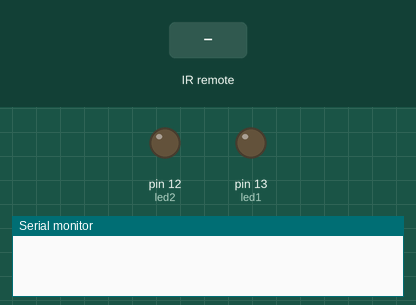
This sketch was run on a simulated Arduino Uno, built with avr-gcc and run on an emulated ATmega328P. Parts: output pins drawn as LEDs (lit = HIGH), the last lines printed to the serial monitor. Dashed ring = blinking. The inputs (shaded band) are chosen by the test bench.

Above: at 1.2 s.
1.3 s: infrared code 0x20DFC837 received
At 1.8 s:
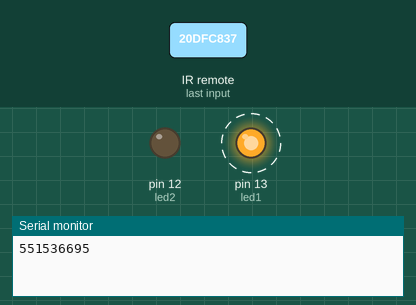
4.3 s: infrared code 0x20DF10EF received
At 5.0 s:
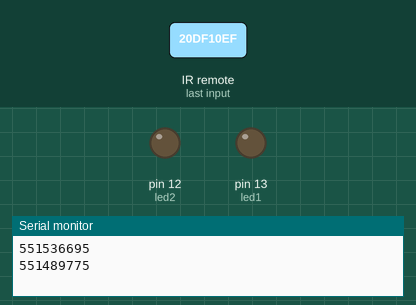
5.8 s: infrared code 0x20DF8877 received
At 7.0 s:
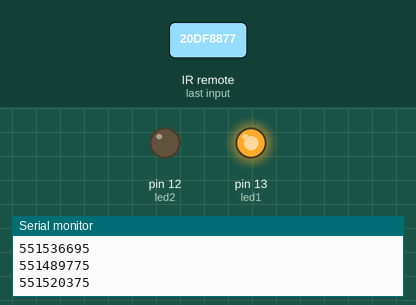
7.3 s: infrared code 0x20DF48B7 received
At 8.1 s:
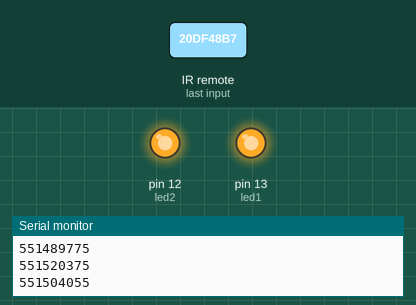
Timing chart, 0 to 9.8 s (numbered marks = the images above; inputs shaded):
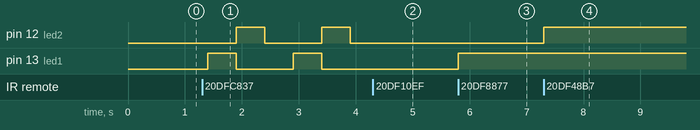

The sketch:

remote1.ino
```cpp
/*
 *  Controlling a RGB LED with a TV Remote
 *
 *  Modified IRrecvDemo example from Ken Shirriff IRremote Library
 *  Ken Shirriff
 *  http://arcfn.com
 *
 *  Modified by Dejan Nedelkovski,
 *  www.HowToMechatronics.com
 *
 */

#include <IRremote.h>

int led1 = 13;
int led2 = 12;

boolean pos1 = false;
boolean pos2 = false;
boolean pos3 = false;
boolean pos4 = false;

int RECV_PIN = 8; // IR Receiver - Arduino Pin Number 8

IRrecv irrecv(RECV_PIN);

decode_results results;

void setup()
{
  Serial.begin(9600);
  irrecv.enableIRIn(); // Start the receiver
  pinMode(led1,OUTPUT);
  pinMode(led2,OUTPUT);
}

void loop() {

  if (irrecv.decode(&results)) {

    Serial.println(results.value);

    if(results.value == 551489775)//Turn On And Off
    {
      if(pos1 == false)
      {
        pos4 = false;
        digitalWrite(led2,LOW);
        digitalWrite(led1,LOW);
        //digitalWrite(led,HIGH);
        delay(100);
        pos1 = true;
      }
      else if(pos1 == true)
      {
        //digitalWrite(led,LOW);
        delay(100);
        pos1 = false;
      }
    }
    else if( results.value == 551520375 )// Number 1
    {
      if(pos2 == false)
      {
        digitalWrite(led1,HIGH);
        delay(100);
        pos2 = true;
      }
      else if(pos2 == true)
      {
        digitalWrite(led1,LOW);
        delay(100);
        pos2 = false;
      }
    }
    else if( results.value == 551504055 )// Number 2
    {
      if(pos3 == false)
      {
        digitalWrite(led2,HIGH);
        delay(100);
        pos3 = true;
      }
      else if(pos3 == true)
      {
        digitalWrite(led2,LOW);
        delay(100);
        pos3 = false;
      }
    }
    else if( results.value == 551536695 )// Number 3
    {
      if(pos4 == false)
      {
        //digitalWrite(led,HIGH);
        delay(100);
        pos4 = true;
      }
      else if(pos4 == true)
      {
        //digitalWrite(led,LOW);
        delay(100);
        pos4 = false;
      }
    }


    irrecv.resume(); // Receive the next value

  }
  else
  {
    if(pos4 == true)
    {
      digitalWrite(led1,LOW);
      digitalWrite(led2,LOW);


      digitalWrite(led1 , HIGH);


      delay(500);

      digitalWrite(led2,HIGH);


      digitalWrite(led1,LOW);

      delay(500);

      digitalWrite(led2,LOW);

      delay(500);

    }
    //Serial.println("Nothing Found");
  }
  //delay(100);
}
```

Measured:
- after the input at 1.3 s, pin 12 (led2): alternates HIGH for 0.50 s and LOW for 1.0 s, starting after 0.60 s; pin 13 (led1): alternates HIGH for 0.50 s and LOW for 1.0 s, starting after 0.10 s
- after the input at 4.3 s, pin 12 (led2): stays LOW (without the input it goes to HIGH after 0.60 s); pin 13 (led1): stays LOW (without the input it goes to HIGH after 0.10 s)
- after the input at 5.8 s, pin 13 (led1): LOW → HIGH at once
- after the input at 7.3 s, pin 12 (led2): LOW → HIGH at once
